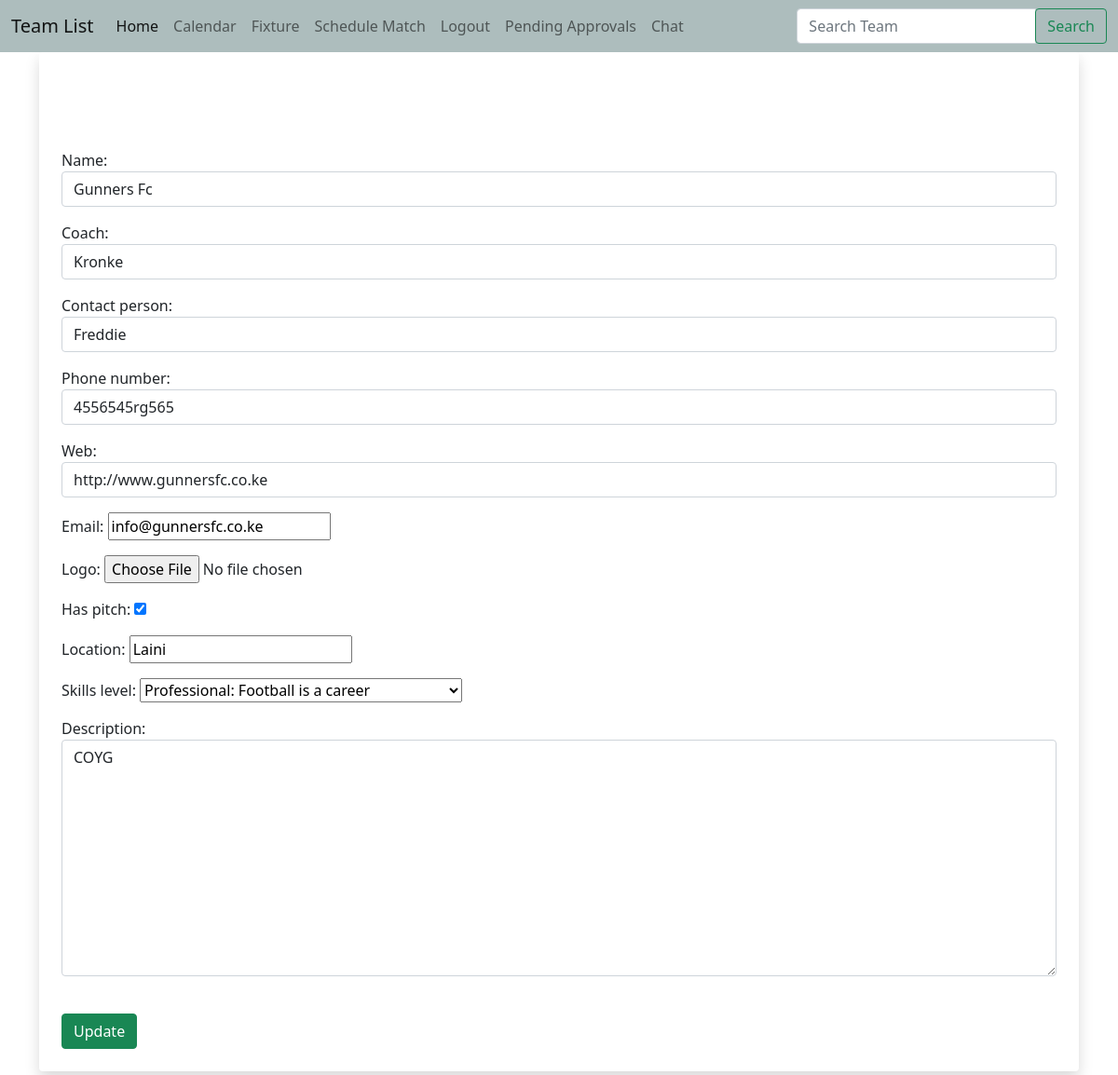
The page /2/update/ (signed in) on the database its author committed.
### teams/models.py (models this page shows, shortened)
class Team(models.Model):
    SKILLS_LEVEL = [
        ('Professional', 'Professional: Football is a career'),
        ('Unprofessional', 'Unprofessional: Participate in tournaments'),
        ('Hobbyist', 'Hobbyist: Play for fun and exercise'),
    ]
    name = models.CharField(max_length=200)
    coach = models.CharField(max_length=200)
    contact_person = models.CharField(max_length=200)
    phone_number = models.CharField(max_length=20)
    email = models.EmailField(blank=True)
    web = models.URLField(blank=True)
    created_by = models.ForeignKey(User, on_delete=models.CASCADE)
    logo = models.ImageField(null=True, blank=True, upload_to='images/')
    has_pitch = models.BooleanField(default=False)
    skills_level = models.CharField(
        max_length=20,
        choices=SKILLS_LEVEL,
        default='Select Skills Level'
        )
    location =models.CharField(max_length= 200)
    description = models.TextField(blank=True)
    created_by = models.ForeignKey(User, on_delete=models.CASCADE)

### teams/views.py (the view)
# urls.py: path('<int:team_id>/update/', views.update_team, name='update-team'),
def update_team(request, team_id):
    team = get_object_or_404(Team, id=team_id)
    if request.method == 'POST':
        form = TeamForm(request.POST, instance=team)
        if form.is_valid():
            form.save()
            return redirect('team-details', team_id=team.id)
    else:
        form = TeamForm(instance=team)
    return render(request, 'teams/update_team.html', {'form': form, 'team': team})

### teams/forms.py
class TeamForm(ModelForm):
	class Meta:
		model = Team
		fields = ('name', 'coach', 'contact_person', 'phone_number', 'web',  'email', 'logo', 'has_pitch','location','skills_level','description')
		widgets = {
			'name': forms.TextInput(attrs={'class':'form-control', 'placeholder':'Team Name'}),
			'coach': forms.TextInput(attrs={'class':'form-control', 'placeholder':'Team Coach'}),
			'contact_person': forms.TextInput(attrs={'class':'form-control', 'placeholder':'Contact Person'}),
			'phone_number': forms.TextInput(attrs={'class':'form-control', 'placeholder':'Phone_Number'}),
			'web': forms.TextInput(attrs={'class':'form-control', 'placeholder':'Web Address'}),
			'email_address': forms.EmailInput(attrs={'class':'form-control', 'placeholder':'Email'}),
            'description': forms.Textarea(attrs={'class':'form-control', 'placeholder':'Description'}),
		}

### teams/templates/teams/update_team.html (shortened to what this page needs)
{% extends 'teams/base.html' %}
{% block content %}
	<div class="shadow p-4 mb-5 bg-body rounded">
		{% if user.is_authenticated %}
			<h1>Update Team Details...</h1>
			<br/>
			<form action="" method=POST enctype="multipart/form-data">
				{{ form.as_p }}
				<br/>
				<input type="submit" value="Update" class="btn btn-success">
		{% else %}
			<h1>Sorry! You Must Be Logged In To View This Page...</h1>
			<a href="{% url 'users-register' %}">Login Here</a>
		{% endif %}
	</div>
{% endblock %}

### teams/templates/teams/base.html (style rules this page uses)
body { background-image: url('https://t3.ftcdn.net/jpg/01/31/22/84/240_F_131228401_Sx9CgNcjxxYEsLCN81KGN4LIu6zFPD0h.jpg'); background-size: cover; }
h1, h2, h3, h4, h5, h6 { color: white; }

### rows shown on the page
Team: name "Gunners Fc", coach "Kronke", contact_person "Freddie", phone_number "4556545rg565", web "http://www.gunnersfc.co.ke", email "info@gunnersfc.co.ke", has_pitch "☑", location "Laini", skills_level "Professional: Football is a career", description "COYG"
